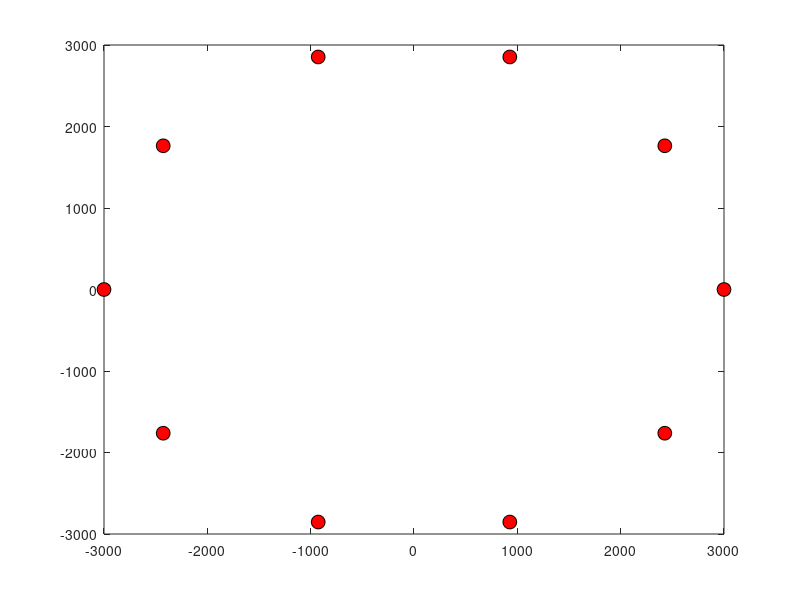

Source code (MATLAB): (Note: this script raises an error after producing the figure.)
clc;clear;close all;

%--- Target
NUM_TAR=1;
mc = 1;
NUM_CPI_PER_MEA = 64;
TRACK_TIME = 1000;
target.initial_position = [1000, 1000];
target.speed = 20;
target.angle_degrees = [135]; % In deg.
angle_degrees = target.angle_degrees(mc);
target.direction = [cos(angle_degrees * pi / 180), sin(angle_degrees * pi / 180)];%     direction = direction / norm(direction);
target.true_params = [target.initial_position(1), target.initial_position(2), target.speed * target.direction(1), target.speed * target.direction(2)];
target.target_position = zeros(NUM_TAR,NUM_CPI_PER_MEA*TRACK_TIME, 2);
for i = 1 : NUM_TAR
    target.target_position(i, 1, :) = target.initial_position; % Initial position
end

%-- Network topo
network_topo.numNodes = 10;
theta = linspace(0,2*pi, network_topo.numNodes+1);
network_topo.theta = theta(1:end-1);
network_topo.com_rad_CR = 3000; % communication radius range
network_topo.radius = 3000;     % spatial placement radius 
network_topo.radar_pos = network_topo.radius * [cos(network_topo.theta); sin(network_topo.theta)]';
network_topo.C_distance = 1;  % Cost per meter
network_topo.C_data = 1;      % Cost per byte
network_topo.distances_between_radar_nodes = zeros(network_topo.numNodes,network_topo.numNodes);
network_topo.labels = {'N1','N2','N3','N4','N5','N6','N7','N8','N9','N10'};



%-- Target moving
% Target position move over in the M burst time.
time_step = 1e-4;
for i = 1:NUM_TAR
    for j = 1: TRACK_TIME
        for k = 2:NUM_CPI_PER_MEA
            target.target_position(i, (j-1)* NUM_CPI_PER_MEA + k , :) = target.target_position(i, (j-1)* NUM_CPI_PER_MEA + (k - 1), :) + reshape(target.speed * target.direction * time_step, 1,1,2);
        end
    end
end

%-- plot
figure();
plot(network_topo.radar_pos(:,1),network_topo.radar_pos(:,2),...
                        'o','MarkerSize',10,'MarkerFaceColor','r','MarkerEdgeColor','k');
labelpoints(network_topo.radar_pos(:,1),network_topo.radar_pos(:,2),network_topo.labels,'SE' ,0.2,1);
hold on;
plot(target.target_position(1,:,1),target.target_position(1,:,2),...
                        'o','MarkerSize',10,'LineWidth',3);

legend('Radar nodes','Target')
xlabel("X position (m)")
ylabel("Y position (m)")
title('Radar node and target simulation')
